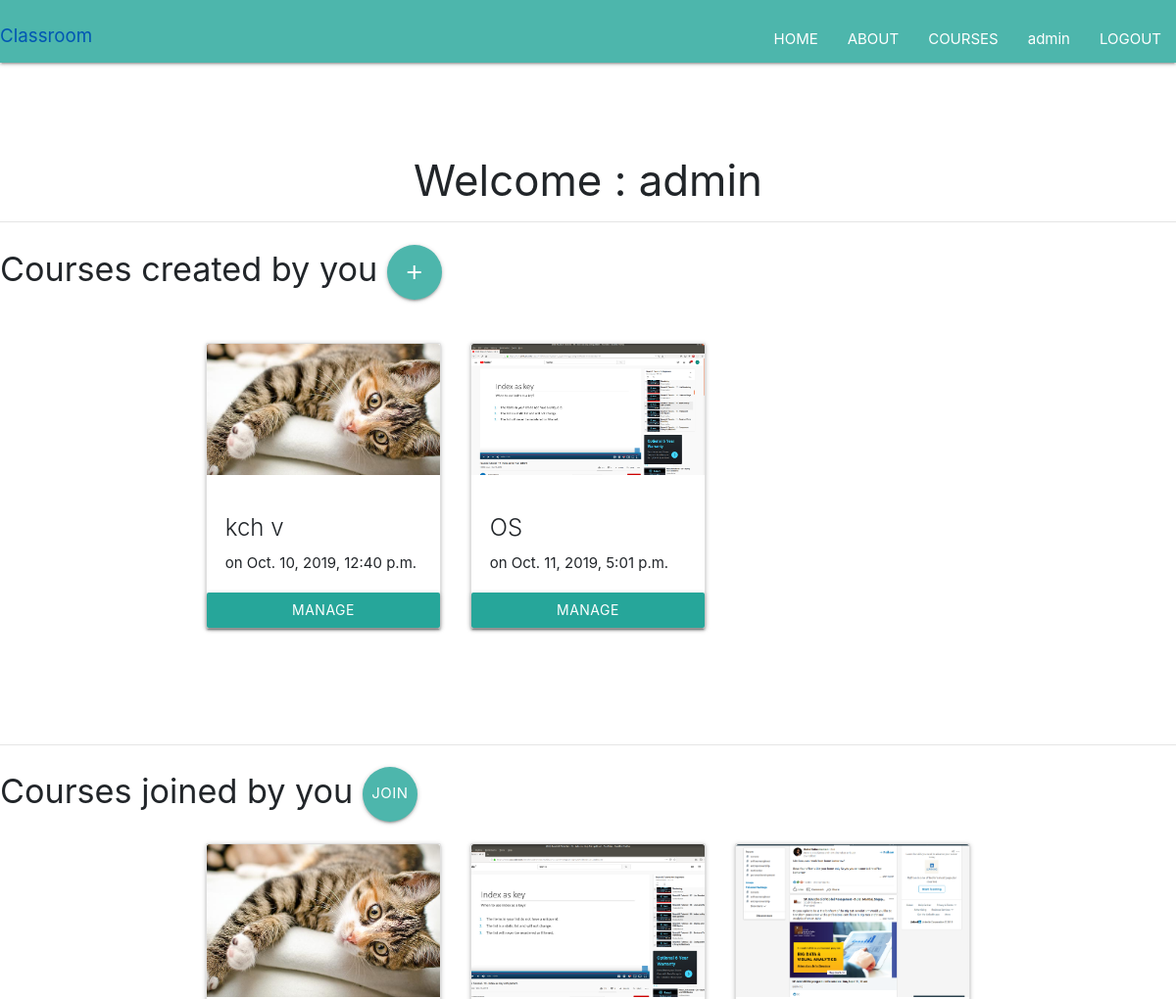
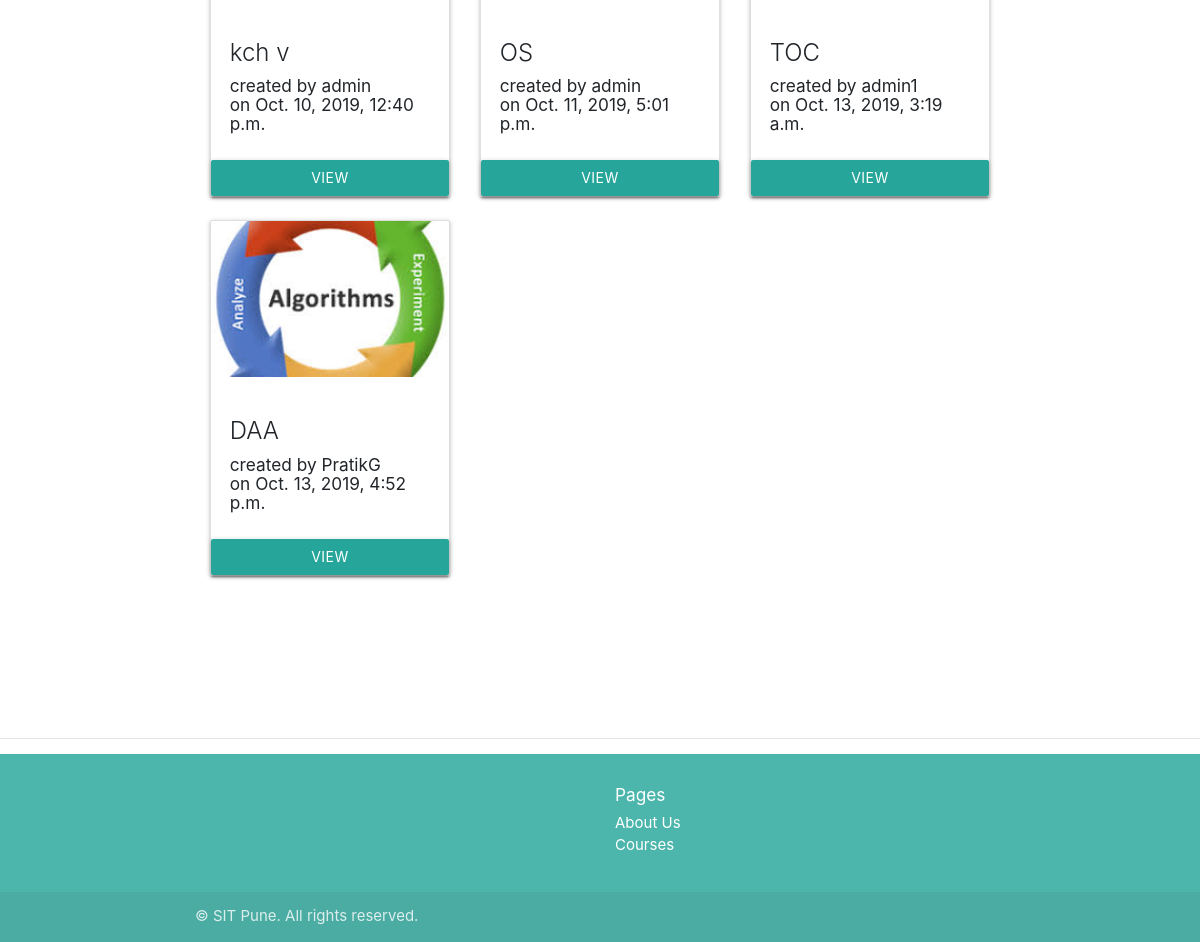
/accounts/profile/ (signed in), run on an earlier commit of the app's database (2 pictures, top to bottom).
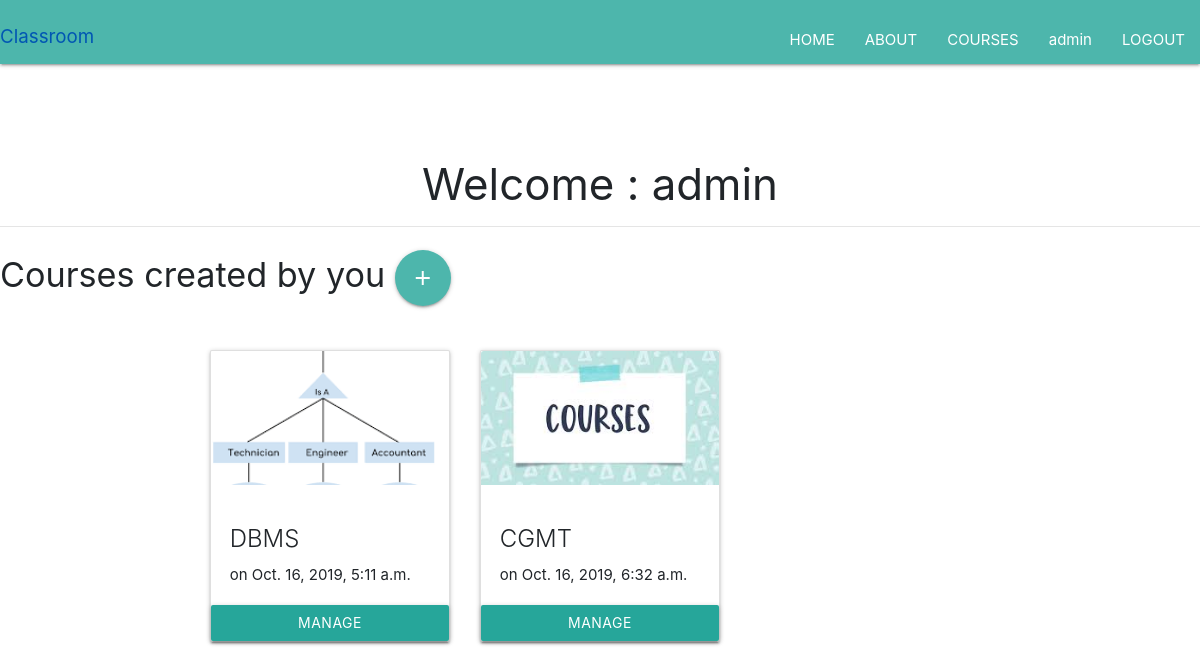
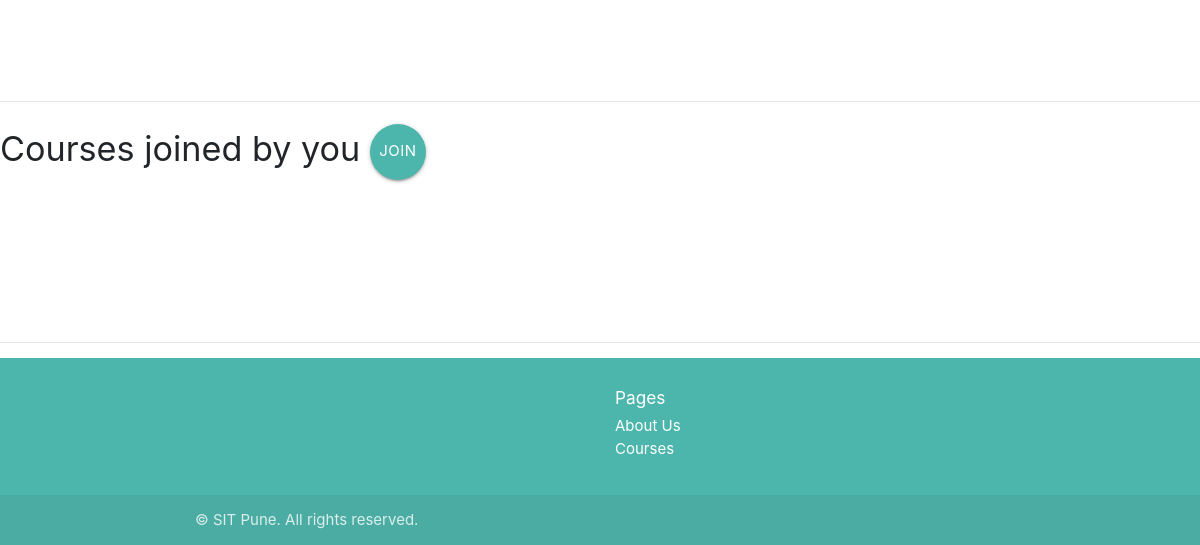
And on a later commit of the database (2 pictures, top to bottom).
### courses/models.py (models this page shows, shortened)
class courseName(models.Model):
    name = models.CharField(max_length=255)
    created_by = models.ForeignKey(
        User, related_name="owner", on_delete=models.CASCADE)
    joined_by = models.ForeignKey(
        User, null=True, blank=True, on_delete=models.CASCADE, related_name="joined")
    image = models.ImageField(blank=True, null=True, upload_to='courses/',default="/default/courses.jpeg")
    created_At = models.DateTimeField(auto_now=False, auto_now_add=True)
    def get_absolute_url(self):
        return "/courses/view/%s" % (self.name)

### user/views.py (the view)
# urls.py: path('profile/', views.profile),
@login_required
def profile(request):
    qs = courseName.objects.all().filter(created_by=request.user)
    qs1 = courseName.objects.all().filter(joined_by=request.user)
    context = {"qs": qs,
               "qs1": qs1}
    return render(request, 'sample/profile.html', context)

### user/templates/sample/profile.html (shortened to what this page needs)
{% extends "Base.html" %} {% block content %}
<br />
<br />
<br />
 <h3 class="text-center">
  Welcome : {{ user }}
</h3>
<hr>
<h4>Courses created by you <a  href="/courses/add" class="btn-floating btn-large waves-effect waves-light teal lighten-2"><i class="material-icons">add</i></a></h4>
<br />
<div class="container">
  <div class="row">
    {% for a in qs %}
    <div class="col-sm-4">
            <div class="card">
                <div class="embed-responsive embed-responsive-16by9">
          <img
          alt="Card image cap" class="card-img-top embed-responsive-item"
            src="{{ a.image.url }}"
          />
                </div>
          <div class="card-body">
            <h4 class="card-title">
              <a>{{ a.name }} </a>
            </h4>
            <p class="card-text">on {{ a.created_At }}</p>
          </div>
          <a href="{{ a.get_absolute_url }}" class="btn btn-primary"> Manage</a>
        </div>
      </div>
    <br />
    <br /><br /><br />
    {% endfor %}
  </div>
</div>
<br />
<br />
<br />
<hr />
<h4>
  Courses joined by you <a  href=" /courses/all"  class="btn-floating btn-large waves-effect waves-light teal lighten-2">JOIN OTHER COURSES</a></h4>
  <div class="container">
    <div class="row">
      {% for a1 in qs1 %}
      <div class="col-sm-4">
        <div class="card">
            <div class="embed-responsive embed-responsive-16by9">
            <img alt="Card image cap"
            class="card-img-top embed-responsive-item"
              src="{{ a1.image.url }}"
            />
            </div>
            <div class="card-body">
              <h4 class="card-title">
                <a> {{ a1.name }} </a>
              </h4>
              <h6>
                created by {{ a1.created_by }} <br />on {{ a1.created_At }}
              </h6>
            </div>
            <a href="{{ a1.get_absolute_url }}" class="btn btn-primary"> View</a>
          </div>
        </div>
      {% endfor %}
    </div>
  </div>
  <br />
  <br />
  <br>
  <br>
  <br>
  <hr />
  {% endblock %}

### templates/Base.html (shortened to what this page needs)
<!DOCTYPE html>
<html lang="en">
  <head>
    <link
      rel="stylesheet"
      href="https://stackpath.bootstrapcdn.com/bootstrap/4.1.3/css/bootstrap.min.css"
    />
    <link rel="stylesheet" href="https://cdnjs.cloudflare.com/ajax/libs/materialize/1.0.0/css/materialize.min.css">
    <link
      rel="stylesheet"
      href="https://cdnjs.cloudflare.com/ajax/libs/materialize/1.0.0/css/materialize.min.css"
    />
  </head>
  <body>
    <nav class="teal lighten-2">
        <div class="nav-wrapper">
        <a class="navbar-brand" href="/">Classroom</a>
        <button
          class="navbar-toggler"
          type="button"
          data-toggle="collapse"
          data-target="#navbarResponsive"
          aria-controls="navbarResponsive"
          aria-expanded="false"
          aria-label="Toggle navigation"
        >
          <span class="navbar-toggler-icon"></span>
        </button>
          <ul class="right hide-on-med-and-down">
            <li class="nav-item">
                <a class="nav-link" href="/">HOME</a>
              </li>
            <li class="nav-item">
              <a class="nav-link" href="/about">ABOUT</a>
            </li>
            <li class="nav-item">
              <a class="nav-link" href="/courses/all">COURSES</a>
            </li>
            {% if user.is_authenticated %}
          <li class="nav-item">
            <a class="nav-link" href="/accounts/profile/">{{user}}</a>
          </li>
            <li class="nav-item">
              <a class="nav-link" href="/accounts/logout">LOGOUT</a>
            {% endif %}
          </ul>
      </div>
    </nav>
    {% block content %} {% endblock %}
   <footer class="page-footer teal lighten-2">
      <div class="container">
        <div class="row">
          <div class="col-sm-6">
          </div>
          <div class="col-lg-4 col-md-6">
            <h6>Pages</h5>
            <ul class="links list-unstyled">
              <li><a class="white-text" href="#" class="text-muted">About Us</a></li>
              <li><a class="white-text" href="#" class="text-muted">Courses</a></li>
            </ul>
          </div>
        </div>
      </div>
    <div class="footer-copyright">
      <div class="container">
            <p class="mb-md-0">
              &copy; SIT Pune. All rights reserved.
            </p>
          </div>
        </div>
  </footer>
  </body>
</html>

### user/templates/sample/profile.html (style rules this page uses)
.embed-responsive .card-img-top { object-fit: cover; }

What changed in the data, as far as the page shows it:
removed courseName: image (picture), name "kch v", created_At "Oct. 10, 2019, 12:40 p.m.", created_by "admin"
removed courseName: image (picture), name "OS", created_At "Oct. 11, 2019, 5:01 p.m.", created_by "admin"
removed courseName: image (picture), name "TOC", created_by "admin1", created_At "Oct. 13, 2019, 3:19 a.m."
removed courseName: image (picture), name "DAA", created_by "PratikG", created_At "Oct. 13, 2019, 4:52 p.m."
added courseName: image (picture), name "DBMS", created_At "Oct. 16, 2019, 5:11 a.m.", shown under "Courses created by you"
added courseName: image (picture), name "CGMT", created_At "Oct. 16, 2019, 6:32 a.m.", shown under "Courses created by you"
